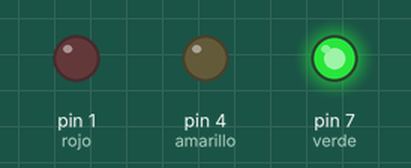
The sketch below on a simulated Arduino Uno, built with avr-gcc and run on an emulated ATmega328P. Parts: output pins drawn as LEDs (lit = HIGH).

Above: at 1.5 s.
At 11.5 s:
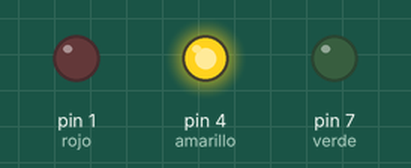
At 18.5 s:
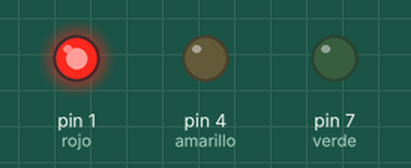
At 22.5 s:
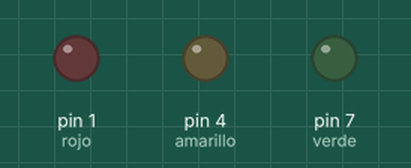
Timing chart, 0 to 32.5 s (numbered marks = the images above):
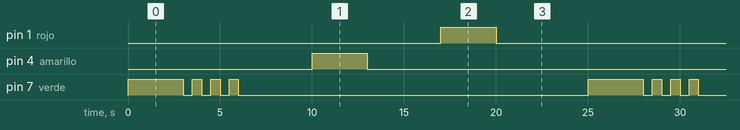

The sketch:

Practica3.ino
```cpp
int rojo = 1;
int amarillo = 4;
int verde = 7;

void setup() {
  pinMode(verde,OUTPUT);
  pinMode(amarillo,OUTPUT);
  pinMode(rojo,OUTPUT);
}

void loop() {

  //Encendido del LED verde
  digitalWrite(verde,HIGH);
  delay(3000);

  //Inicia Parpadeo de LED
  digitalWrite(verde,LOW);
  delay(500);
  digitalWrite(verde,HIGH);
  delay(500);
  digitalWrite(verde,LOW);
  delay(500);
  digitalWrite(verde,HIGH);
  delay(500);
  digitalWrite(verde,LOW);
  delay(500);
  digitalWrite(verde,HIGH);
  delay(500);
  digitalWrite(verde,LOW);

  //Apaga el led
  delay(4000);

  digitalWrite(amarillo,HIGH);
  delay(3000);
  digitalWrite(amarillo,LOW);
  delay(4000);

  digitalWrite(rojo,HIGH);
  delay(3000);
  digitalWrite(rojo,LOW);
  delay(5000);
}
```

Measured:
- by itself, pin 1 (rojo), pin 4 (amarillo): alternates HIGH for 3.0 s and LOW for 22.0 s
- by itself, pin 7 (verde): repeats every 25.0 s: 3 × (LOW 0.50 s, HIGH 0.50 s), LOW 19.0 s, HIGH 3.0 s
- by itself, everything shown: repeats every 25.0 s, in 12 steps
